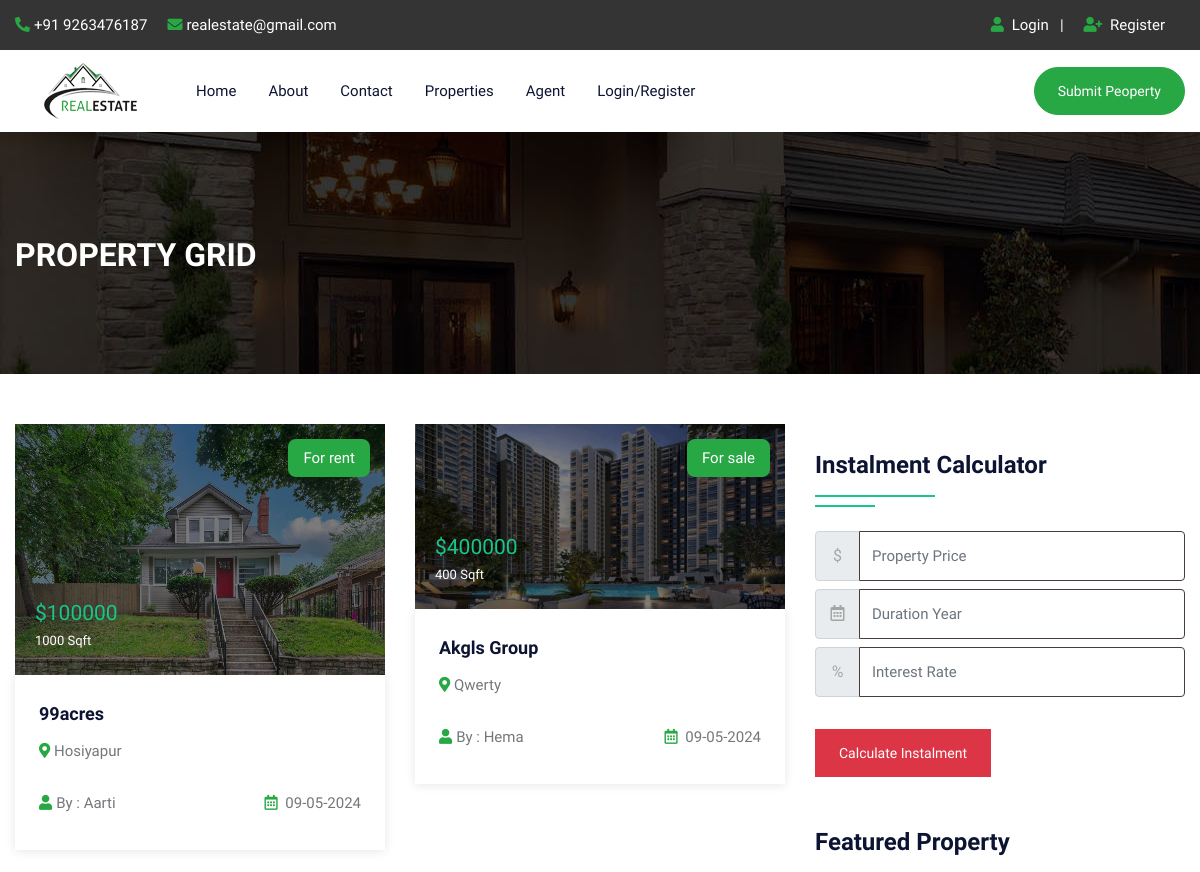
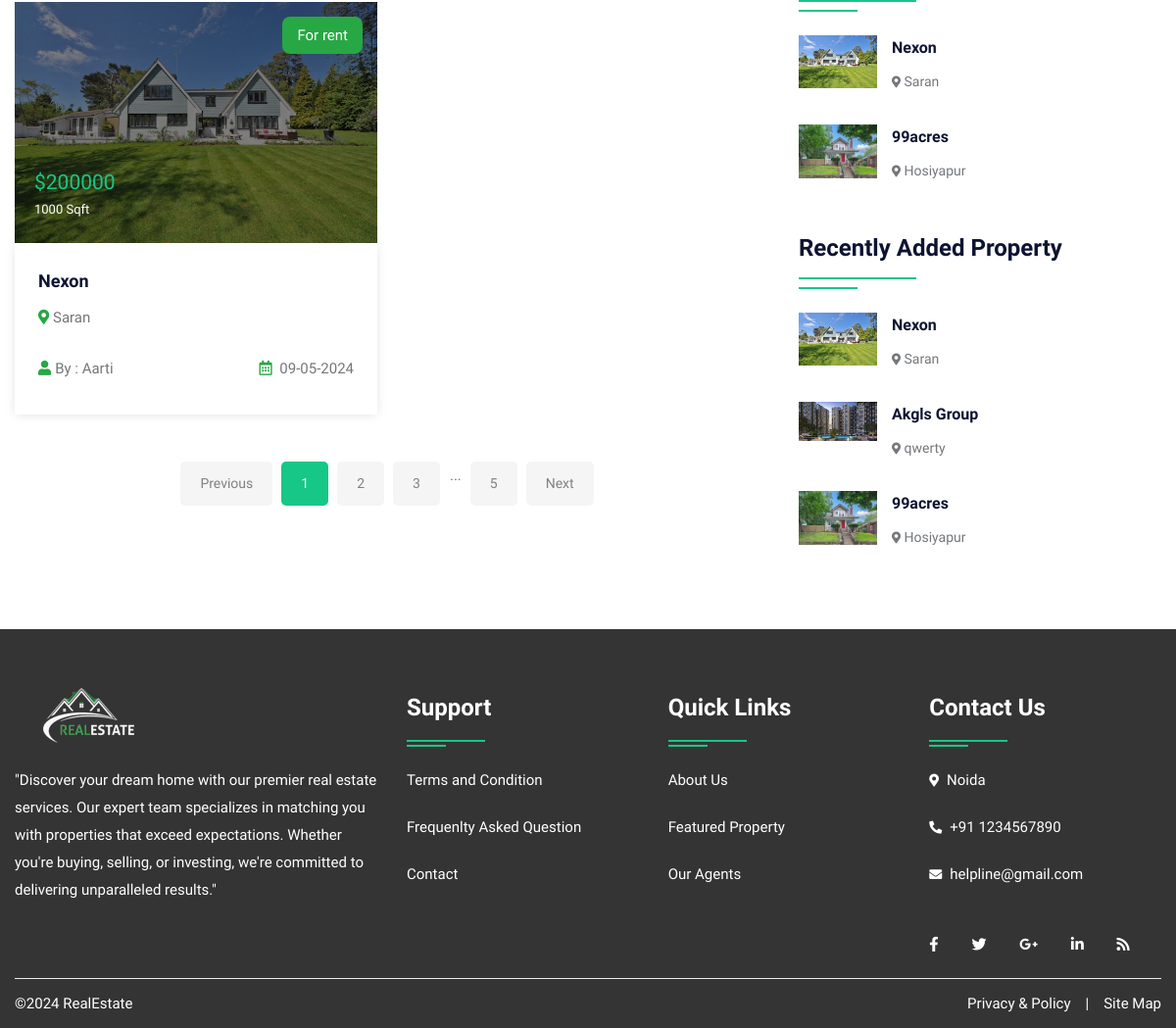
/property.php, run on the app's committed database (2 pictures, top to bottom).
### tables this page shows
CREATE TABLE `property` (
  `pid` int(50) NOT NULL,
  `title` varchar(200) NOT NULL,
  `pcontent` longtext NOT NULL,
  `type` varchar(100) NOT NULL,
  `bhk` varchar(50) NOT NULL,
  `stype` varchar(100) NOT NULL,
  `bedroom` int(50) NOT NULL,
  `bathroom` int(50) NOT NULL,
  `balcony` int(50) NOT NULL,
  `kitchen` int(50) NOT NULL,
  `hall` int(50) NOT NULL,
  `floor` varchar(50) NOT NULL,
  `size` int(50) NOT NULL,
  `price` int(50) NOT NULL,
  `location` varchar(200) NOT NULL,
  `city` varchar(100) NOT NULL,
  `state` varchar(100) NOT NULL,
  `feature` longtext NOT NULL,
  `pimage` varchar(300) NOT NULL,
  `pimage1` varchar(300) NOT NULL,
  `pimage2` varchar(300) NOT NULL,
  `pimage3` varchar(300) NOT NULL,
  `pimage4` varchar(300) NOT NULL,
  `uid` int(50) NOT NULL,
  `status` varchar(50) NOT NULL,
  `mapimage` varchar(300) NOT NULL,
  `topmapimage` varchar(300) NOT NULL,
  `groundmapimage` varchar(300) NOT NULL,
  `totalfloor` varchar(50) NOT NULL,
  `date` datetime NOT NULL DEFAULT current_timestamp(),
  `isFeatured` int(11) DEFAULT NULL
);

CREATE TABLE `user` (
  `uid` int(50) NOT NULL,
  `uname` varchar(100) NOT NULL,
  `uemail` varchar(100) NOT NULL,
  `uphone` varchar(20) NOT NULL,
  `upass` varchar(255) NOT NULL,
  `utype` varchar(50) NOT NULL,
  `uimage` varchar(300) NOT NULL
);

### property.php (the view, shortened to what this page needs)
<!DOCTYPE html>
<html lang="en">
<head>
<link rel="stylesheet" type="text/css" href="css/bootstrap.min.css">
<link rel="stylesheet" type="text/css" href="css/bootstrap-slider.css">
<link rel="stylesheet" type="text/css" href="css/jquery-ui.css">
<link rel="stylesheet" type="text/css" href="css/layerslider.css">
<link rel="stylesheet" type="text/css" href="css/color.css" id="color-change">
<link rel="stylesheet" type="text/css" href="css/owl.carousel.min.css">
<link rel="stylesheet" type="text/css" href="css/font-awesome.min.css">
<link rel="stylesheet" type="text/css" href="fonts/flaticon/flaticon.css">
<link rel="stylesheet" type="text/css" href="css/style.css">
</head>
<body>
<div id="page-wrapper">
    <div class="row">
		<?php include("include/header.php");?>
        <div class="banner-full-row page-banner" style="background-image:url('images/breadcromb.jpg');">
            <div class="container">
                <div class="row">
                    <div class="col-md-6">
                        <h2 class="page-name float-left text-white text-uppercase mt-1 mb-0"><b>Property Grid</b></h2>
                    </div>
                </div>
            </div>
        </div>
        <div class="full-row">
            <div class="container">
                <div class="row">
					<div class="col-lg-8">
                        <div class="row">
							<?php
                            $sql = "SELECT property.*, user.uname,user.utype,user.uimage FROM `property`,`user` WHERE property.uid=user.uid";
							$query=mysqli_query($conn, $sql);
								while($row=mysqli_fetch_array($query))
								{
							?>
                            <div class="col-md-6">
                                <div class="featured-thumb hover-zoomer mb-4">
                                    <div class="overlay-black overflow-hidden position-relative"> <img src="admin/property/<?php echo $row['pimage'];?>" alt="pimage">
                                        <div class="sale bg-success text-white">For <?php echo $row['stype'];?></div>
                                        <div class="price text-primary text-capitalize">$<?php echo $row['price'];?> <span class="text-white"><?php echo $row['size'];?> Sqft</span></div>
                                    </div>
                                    <div class="featured-thumb-data shadow-one">
                                        <div class="p-4">
                                            <h5 class="text-secondary hover-text-success mb-2 text-capitalize"><a href="propertydetail.php?pid=<?php echo $row['pid'];?>"><?php echo $row['title'];?></a></h5>
                                            <span class="location text-capitalize"><i class="fas fa-map-marker-alt text-success"></i> <?php echo $row['location'];?></span> </div>
                                        <div class="px-4 pb-4 d-inline-block w-100">
                                            <div class="float-left text-capitalize"><i class="fas fa-user text-success mr-1"></i>By : <?php echo $row['uname'];?></div>
                                            <div class="float-right"><i class="far fa-calendar-alt text-success mr-1"></i> <?php echo date('d-m-Y', strtotime($row['date']));?></div>
                                        </div>
                                    </div>
                                </div>
                            </div>
                            <?php } ?>
                           <div class="col-md-12">
                                <nav aria-label="Page navigation">
                                    <ul class="pagination justify-content-center mt-4">
                                        <li class="page-item disabled"> <span class="page-link">Previous</span> </li>
                                        <li class="page-item active" aria-current="page"> <span class="page-link"> 1 <span class="sr-only">(current)</span> </span> </li>
                                        <li class="page-item"><a class="page-link" href="#">2</a></li>
                                        <li class="page-item"><a class="page-link" href="#">3</a></li>
                                        <li class="page-item">...</li>
                                        <li class="page-item"><a class="page-link" href="#">5</a></li>
                                        <li class="page-item"> <a class="page-link" href="#">Next</a> </li>
                                    </ul>
                                </nav>
                            </div>
                        </div>
                    </div>
                    <div class="col-lg-4">
                        <div class="sidebar-widget">
                            <h4 class="double-down-line-left text-secondary position-relative pb-4 my-4">Instalment Calculator</h4>
						<form class="d-inline-block w-100" action="calc.php" method="post">
                            <div class="input-group mb-2 mr-sm-2">
                                <div class="input-group-prepend">
                                    <div class="input-group-text">$</div>
                                </div>
                                <input type="text" class="form-control" name="amount" placeholder="Property Price">
                            </div>
                            <div class="input-group mb-2 mr-sm-2">
                                <div class="input-group-prepend">
                                    <div class="input-group-text"><i class="far fa-calendar-alt"></i></div>
                                </div>
                                <input type="text" class="form-control" name="month" placeholder="Duration Year">
                            </div>
                            <div class="input-group mb-2 mr-sm-2">
                                <div class="input-group-prepend">
                                    <div class="input-group-text">%</div>
                                </div>
                                <input type="text" class="form-control" name="interest" placeholder="Interest Rate">
                            </div>
                            <button type="submit" value="submit" name="calc" class="btn btn-danger mt-4">Calculate Instalment</button>
                        </form>
                        </div>
                        <h4 class="double-down-line-left text-secondary position-relative pb-4 mb-4 mt-5">Featured Property</h4>
                        <ul class="property_list_widget">
                            <?php
                            $sql = "SELECT * FROM `property` WHERE isFeatured = 1 ORDER BY date DESC LIMIT 3";
                            $query=mysqli_query($conn, $sql);
                                    while($row=mysqli_fetch_array($query))
                                    {
                            ?>
                            <li> <img src="admin/property/<?php echo $row['pimage'];?>" alt="pimage">
                                <h6 class="text-secondary hover-text-success text-capitalize"><a href="propertydetail.php?pid=<?php echo $row['pid'];?>"><?php echo $row['title'];?></a></h6>
                                <span class="font-14"><i class="fas fa-map-marker-alt icon-success icon-small"></i> <?php echo $row['location'];?></span>
                            </li>
                            <?php } ?>
                        </ul>
                        <div class="sidebar-widget mt-5">
                            <h4 class="double-down-line-left text-secondary position-relative pb-4 mb-4">Recently Added Property</h4>
                            <ul class="property_list_widget">
								<?php
                                $sql = "SELECT * FROM `property` ORDER BY date DESC LIMIT 6";
								$query=mysqli_query($conn,$sql);
										while($row=mysqli_fetch_array($query))
										{
								?>
                                <li> <img src="admin/property/<?php echo $row['pimage'];?>" alt="pimage">
                                    <h6 class="text-secondary hover-text-success text-capitalize"><a href="propertydetail.php?pid=<?php echo $row['pid'];?>"><?php echo $row['title'];?></a></h6>
                                    <span class="font-14"><i class="fas fa-map-marker-alt icon-success icon-small"></i> <?php echo $row['location'];?></span>
                                </li>
                                <?php } ?>
                            </ul>
                        </div>
                    </div>
                </div>
            </div>
        </div>
		<?php include("include/footer.php");?>
    </div>
</div>
</body>
</html>

### data on the page
property: pimage (picture), stype "rent", price "100000", size "1000", title "99acres", location "Hosiyapur", uid.uname "Aarti", date "09-05-2024"
property: pimage (picture), stype "sale", price "400000", size "400", title "Akgls Group", location "Qwerty", uid.uname "Hema", date "09-05-2024", location "qwerty"
property: pimage (picture), stype "rent", price "200000", size "1000", title "Nexon", location "Saran", uid.uname "Aarti", date "09-05-2024"
